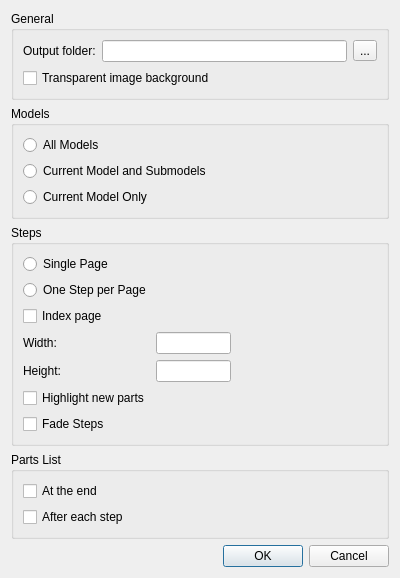
<?xml version="1.0" encoding="UTF-8"?>
<ui version="4.0">
 <class>lcQHTMLDialog</class>
 <widget class="QDialog" name="lcQHTMLDialog">
  <property name="geometry">
   <rect>
    <x>0</x>
    <y>0</y>
    <width>400</width>
    <height>512</height>
   </rect>
  </property>
  <property name="sizePolicy">
   <sizepolicy hsizetype="Minimum" vsizetype="Minimum">
    <horstretch>0</horstretch>
    <verstretch>0</verstretch>
   </sizepolicy>
  </property>
  <property name="windowTitle">
   <string>HTML Options</string>
  </property>
  <layout class="QVBoxLayout" name="verticalLayout">
   <item>
    <widget class="QGroupBox" name="groupBox_3">
     <property name="sizePolicy">
      <sizepolicy hsizetype="Minimum" vsizetype="Minimum">
       <horstretch>0</horstretch>
       <verstretch>0</verstretch>
      </sizepolicy>
     </property>
     <property name="title">
      <string>General</string>
     </property>
     <layout class="QVBoxLayout" name="verticalLayout_2">
      <item>
       <layout class="QHBoxLayout" name="horizontalLayout">
        <item>
         <widget class="QLabel" name="label_6">
          <property name="text">
           <string>Output folder:</string>
          </property>
          <property name="buddy">
           <cstring>outputFolder</cstring>
          </property>
         </widget>
        </item>
        <item>
         <widget class="QLineEdit" name="outputFolder"/>
        </item>
        <item>
         <widget class="QToolButton" name="outputFolderBrowse">
          <property name="text">
           <string>...</string>
          </property>
         </widget>
        </item>
       </layout>
      </item>
      <item>
       <widget class="QCheckBox" name="transparentImages">
        <property name="text">
         <string>Transparent image background</string>
        </property>
       </widget>
      </item>
     </layout>
    </widget>
   </item>
   <item>
    <widget class="QGroupBox" name="groupBox_4">
     <property name="title">
      <string>Models</string>
     </property>
     <layout class="QVBoxLayout" name="verticalLayout_3">
      <item>
       <widget class="QRadioButton" name="allModels">
        <property name="text">
         <string>All Models</string>
        </property>
       </widget>
      </item>
      <item>
       <widget class="QRadioButton" name="currentModelSubmodels">
        <property name="text">
         <string>Current Model and Submodels</string>
        </property>
       </widget>
      </item>
      <item>
       <widget class="QRadioButton" name="currentModelOnly">
        <property name="text">
         <string>Current Model Only</string>
        </property>
       </widget>
      </item>
     </layout>
    </widget>
   </item>
   <item>
    <widget class="QGroupBox" name="groupBox">
     <property name="title">
      <string>Steps</string>
     </property>
     <layout class="QFormLayout" name="formLayout_2">
      <item row="0" column="0" colspan="2">
       <widget class="QRadioButton" name="singlePage">
        <property name="text">
         <string>Single Page</string>
        </property>
       </widget>
      </item>
      <item row="1" column="0" colspan="2">
       <widget class="QRadioButton" name="oneStepPerPage">
        <property name="text">
         <string>One Step per Page</string>
        </property>
       </widget>
      </item>
      <item row="2" column="0" colspan="2">
       <widget class="QCheckBox" name="indexPage">
        <property name="text">
         <string>Index page</string>
        </property>
       </widget>
      </item>
      <item row="3" column="0">
       <widget class="QLabel" name="label">
        <property name="text">
         <string>Width:</string>
        </property>
        <property name="buddy">
         <cstring>stepWidth</cstring>
        </property>
       </widget>
      </item>
      <item row="3" column="1">
       <widget class="QLineEdit" name="stepWidth">
        <property name="maximumSize">
         <size>
          <width>75</width>
          <height>16777215</height>
         </size>
        </property>
       </widget>
      </item>
      <item row="4" column="0">
       <widget class="QLabel" name="label_2">
        <property name="text">
         <string>Height:</string>
        </property>
        <property name="buddy">
         <cstring>stepHeight</cstring>
        </property>
       </widget>
      </item>
      <item row="4" column="1">
       <widget class="QLineEdit" name="stepHeight">
        <property name="maximumSize">
         <size>
          <width>75</width>
          <height>16777215</height>
         </size>
        </property>
       </widget>
      </item>
      <item row="6" column="0">
       <widget class="QCheckBox" name="FadeSteps">
        <property name="text">
         <string>Fade Steps</string>
        </property>
       </widget>
      </item>
      <item row="5" column="0">
       <widget class="QCheckBox" name="highlightNewParts">
        <property name="text">
         <string>Highlight new parts</string>
        </property>
       </widget>
      </item>
     </layout>
    </widget>
   </item>
   <item>
    <widget class="QGroupBox" name="groupBox_2">
     <property name="title">
      <string>Parts List</string>
     </property>
     <layout class="QVBoxLayout" name="verticalLayout_4">
      <item>
       <widget class="QCheckBox" name="partsAtTheEnd">
        <property name="text">
         <string>At the end</string>
        </property>
       </widget>
      </item>
      <item>
       <widget class="QCheckBox" name="partsAfterEachStep">
        <property name="text">
         <string>After each step</string>
        </property>
       </widget>
      </item>
     </layout>
    </widget>
   </item>
   <item>
    <widget class="QDialogButtonBox" name="buttonBox">
     <property name="orientation">
      <enum>Qt::Horizontal</enum>
     </property>
     <property name="standardButtons">
      <set>QDialogButtonBox::Cancel|QDialogButtonBox::Ok</set>
     </property>
    </widget>
   </item>
  </layout>
 </widget>
 <tabstops>
  <tabstop>outputFolder</tabstop>
  <tabstop>outputFolderBrowse</tabstop>
  <tabstop>transparentImages</tabstop>
  <tabstop>allModels</tabstop>
  <tabstop>currentModelSubmodels</tabstop>
  <tabstop>currentModelOnly</tabstop>
  <tabstop>singlePage</tabstop>
  <tabstop>oneStepPerPage</tabstop>
  <tabstop>indexPage</tabstop>
  <tabstop>stepWidth</tabstop>
  <tabstop>stepHeight</tabstop>
  <tabstop>highlightNewParts</tabstop>
  <tabstop>FadeSteps</tabstop>
  <tabstop>partsAtTheEnd</tabstop>
  <tabstop>partsAfterEachStep</tabstop>
 </tabstops>
 <resources/>
 <connections>
  <connection>
   <sender>buttonBox</sender>
   <signal>accepted()</signal>
   <receiver>lcQHTMLDialog</receiver>
   <slot>accept()</slot>
   <hints>
    <hint type="sourcelabel">
     <x>252</x>
     <y>564</y>
    </hint>
    <hint type="destinationlabel">
     <x>157</x>
     <y>274</y>
    </hint>
   </hints>
  </connection>
  <connection>
   <sender>buttonBox</sender>
   <signal>rejected()</signal>
   <receiver>lcQHTMLDialog</receiver>
   <slot>reject()</slot>
   <hints>
    <hint type="sourcelabel">
     <x>320</x>
     <y>564</y>
    </hint>
    <hint type="destinationlabel">
     <x>286</x>
     <y>274</y>
    </hint>
   </hints>
  </connection>
 </connections>
</ui>
